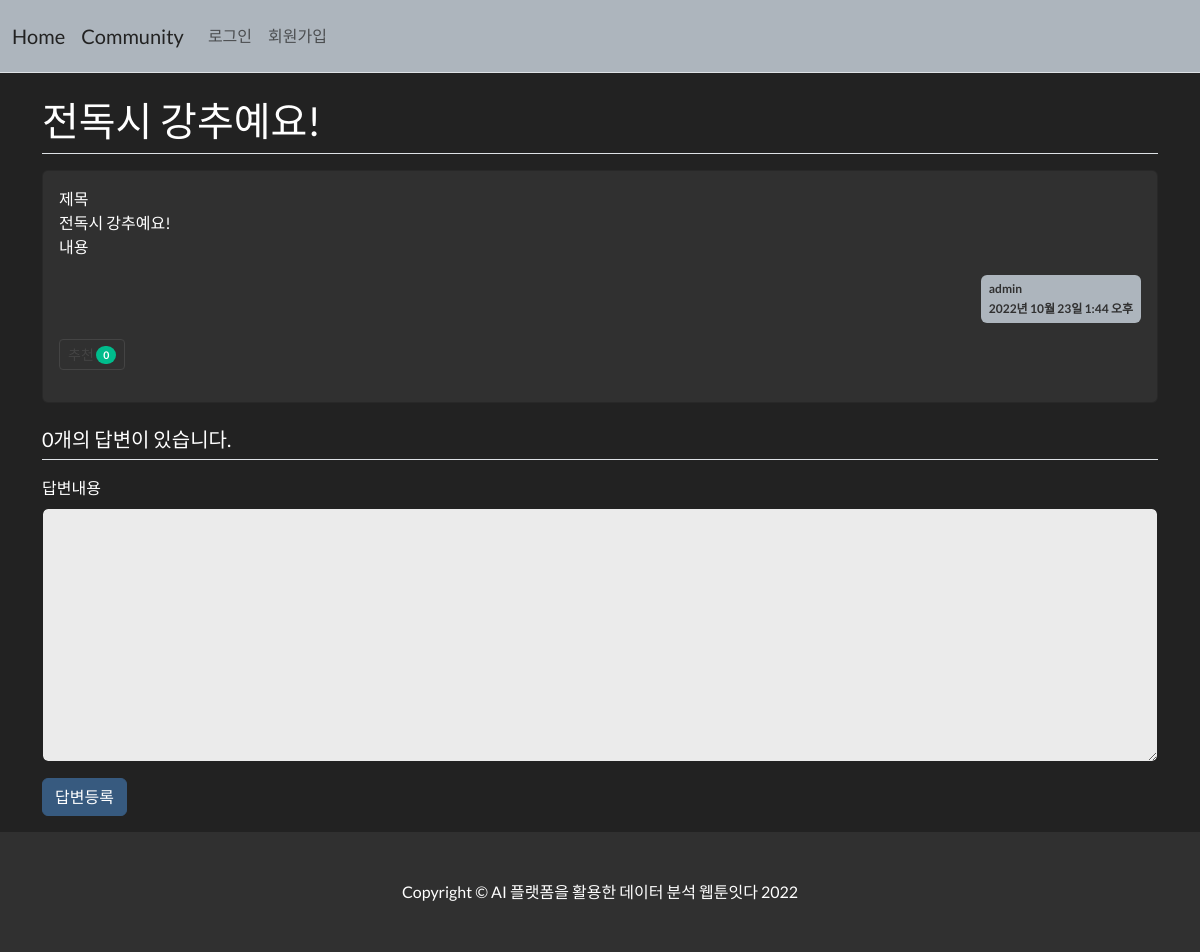
Page /pybo/3/ on the committed database.
### pybo/models.py (models this page shows, shortened)
class Question(models.Model):
    author = models.ForeignKey(User, on_delete=models.CASCADE, related_name='author_question')
    subject = models.CharField(max_length=200)
    content = models.TextField()
    create_date = models.DateTimeField()
    modify_date = models.DateTimeField(null=True, blank=True)
    voter = models.ManyToManyField(User, related_name='voter_question')

### pybo/views/base_views.py (the view)
# urls.py: path('<int:question_id>/', base_views.detail, name='detail'),
def detail(request, question_id):
    question = get_object_or_404(Question, pk=question_id)
    context = {'question': question}
    return render(request, 'pybo/question_detail.html', context)

### pybo/templatetags/pybo_filter.py (called while the page is built)
@register.filter()
def mark(value):
    extensions = ["nl2br", "fenced_code"]
    return mark_safe(markdown.markdown(value, extensions=extensions))

### templates/pybo/question_detail.html (shortened to what this page needs)
{% extends 'base.html' %}
{% load pybo_filter %}
{% block content %}
<div class="container my-3">
    <h2 class="border-bottom py-2">{{ question.subject }}</h2>
    <div class="card my-3">
        <div class="card-body">
            <div class="card-text">{{ question.content|mark }}</div>
            <div class="d-flex justify-content-end">
                <div class="badge bg-light text-dark p-2 text-start">
                    <div class="mb-2">{{ question.author.username }}</div>
                    <div>{{ question.create_date }}</div>
                </div>
            </div>
            <div class="my-3">
                <a href="javascript:void(0)" data-uri="{% url 'pybo:question_vote' question.id  %}"
                   class="recommend btn btn-sm btn-outline-secondary"> 추천
                    <span class="badge rounded-pill bg-success">{{question.voter.count}}</span>
                </a>
            </div>
        </div>
    </div>
    <h5 class="border-bottom my-3 py-2">{{question.answer_set.count}}개의 답변이 있습니다.</h5>
    <form action="{% url 'pybo:answer_create' question.id %}" method="post" class="my-3">
        <div class="mb-3">
            <label for="content" class="form-label">답변내용</label>
            <textarea {% if not user.is_authenticated %}disabled{% endif %}
                      name="content" id="content" class="form-control" rows="10"></textarea>
        </div>
        <input type="submit" value="답변등록" class="btn btn-primary">
    </form>
</div>
{% endblock %}

### rows in the picture
Question: subject "전독시 강추예요!", content|mark "제목 전독시 강추예요! 내용", author.username "admin", create_date "2022년 10월 23일 1:44 오후", voter.count "0", answer_set.count "0"
